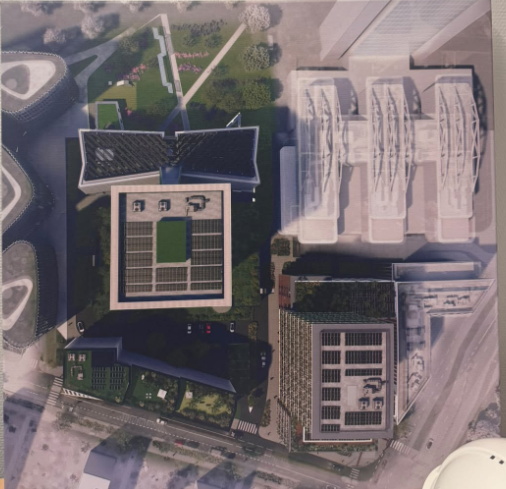
#> input picture 03_existing/renders/site_top_view_photo.png, 506 x 489 px
$ python register_board.py
#> lines starting #> are read from the running program, lines starting #| are printed output that depends on the picture
#!/usr/bin/env python
"""Register the client's top-view board photo onto the survey grid (similarity transform, least squares).

Control points: features visible on the board and on the ČÚZK orthophoto (00_site/survey/grid_ortho.jpg).
Result (8 roof-level points): scale ≈0.403 m/px, rotation ≈8.0°, RMS ≈2.4 m.

Limits: the board is a phone photo of a printed perspective render, so tall roofs lean outward
(roofs read ~1.2–1.3× too large) and the photo adds keystone. Use it for SIZES of the scheme buildings
(after scaling roofs by (H-h)/H, H≈420 m) and as a visual check — not for absolute positions of tall buildings.

Usage: .venv/bin/python tools/register_board.py   → 00_site/survey/board_fit.json + board_overlay.jpg
"""
import json
from pathlib import Path

import numpy as np
from PIL import Image

ROOT = Path(__file__).resolve().parents[1]
BOARD = ROOT / "03_existing/renders/site_top_view_photo.png"
OUT = ROOT / "00_site/survey"
CONTROL = [  # board px, local plan xy (orthophoto / OSM), name
    ((316, 240), (57, 20), "3-wing building, W wing S end"),
    ((386, 240), (84, 26), "3-wing building, M wing S end"),
    ((456, 240), (113, 31), "3-wing building, E wing S end"),
    ((394, 263), (93, 16), "E office NW corner"),
    ((400, 420), (100, -48), "E office S tip"),
    ((28, 80), (-68, 66), "drum N roof garden centre"),
    ((12, 190), (-67, 27), "drum NE roof garden centre"),
    ((25, 290), (-54, -14), "drum SE roof garden centre"),
]


def fit():
    A = np.array([c[0] for c in CONTROL], float)
    A[:, 1] *= -1
    B = np.array([c[1] for c in CONTROL], float)
    ma, mb = A.mean(0), B.mean(0)
    A0, B0 = A - ma, B - mb
    U, S, Vt = np.linalg.svd(B0.T @ A0 / len(A))
    D = np.eye(2)
    if np.linalg.det(U @ Vt) < 0:
        D[1, 1] = -1
    R = U @ D @ Vt
    s = np.trace(np.diag(S) @ D) / ((A0 ** 2).sum() / len(A))
    t = mb - s * R @ ma
    res = np.linalg.norm((s * (R @ A.T)).T + t - B, axis=1)
    return s, R, t, res


def to_local(s, R, t, u, v):
    return s * R @ np.array([u, -v]) + t


if __name__ == "__main__":
    s, R, t, res = fit()
    rot = float(np.degrees(np.arctan2(R[1, 0], R[0, 0])))
    out = {"scale_m_per_px": float(s), "rotation_deg": rot, "R": R.tolist(), "t": t.tolist(),
           "rms_m": float(np.sqrt((res ** 2).mean())),
           "control_points": [{"name": c[2], "px": c[0], "local": c[1], "residual_m": round(float(e), 2)}
                              for c, e in zip(CONTROL, res)]}
    (OUT / "board_fit.json").write_text(json.dumps(out, indent=1))
    print(f"scale {s:.4f} m/px, rotation {rot:.2f}°, RMS {out['rms_m']:.2f} m")
    X0, X1, Y0, Y1, RES = -150.0, 210.0, -160.0, 200.0, 0.5
    W, H = int((X1 - X0) / RES), int((Y1 - Y0) / RES)
    gx, gy = np.meshgrid(X0 + (np.arange(W) + .5) * RES, Y1 - (np.arange(H) + .5) * RES)
    Q = (R.T @ np.stack([gx.ravel() - t[0], gy.ravel() - t[1]])) / s
    u, v = Q[0], -Q[1]
    b = np.asarray(Image.open(BOARD).convert("RGB"))
    ok = (u >= 0) & (u < b.shape[1] - 1) & (v >= 0) & (v < b.shape[0] - 1)
    img = np.zeros((H * W, 4), np.uint8)
    img[ok, :3] = b[v[ok].astype(int), u[ok].astype(int)]
    img[ok, 3] = 140
    o = Image.open(OUT / "ortho_local.png").convert("RGBA").resize((W, H))
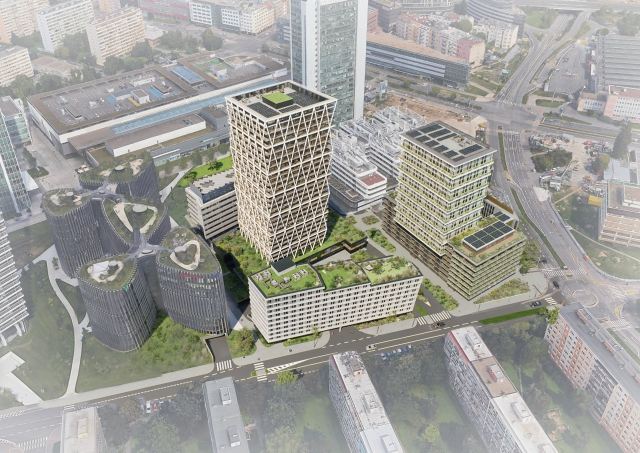
#> input picture 03_existing/renders/01_bird-view_PSG_0001.jpg, 1280 x 905 px, given in place of ortho_local.png, which was not available (shown at 1/2 size)
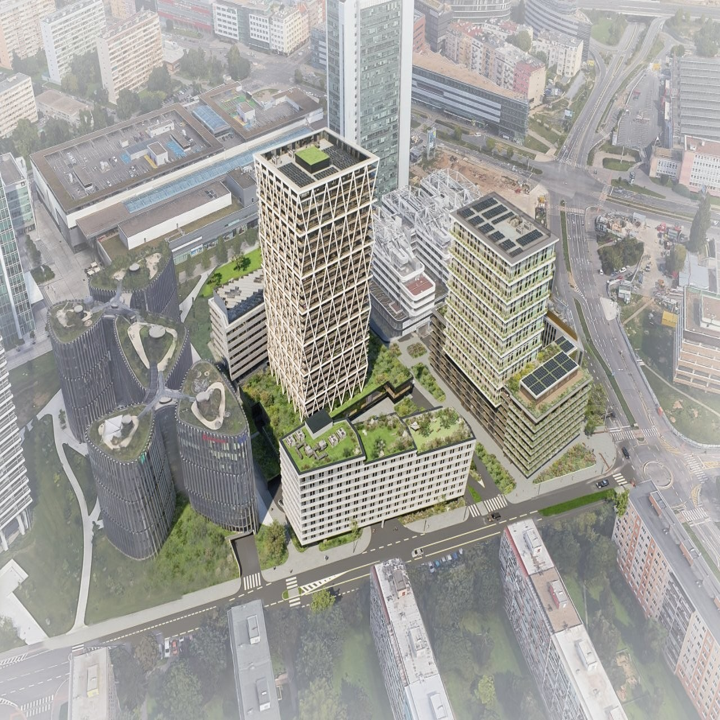
#> o: PIL image 720x720 RGBA; mean R, G, B, A 159, 158.4, 153.6, 255
    Image.alpha_composite(o, Image.fromarray(img.reshape(H, W, 4))).convert("RGB").save(OUT / "board_overlay.jpg", quality=88)
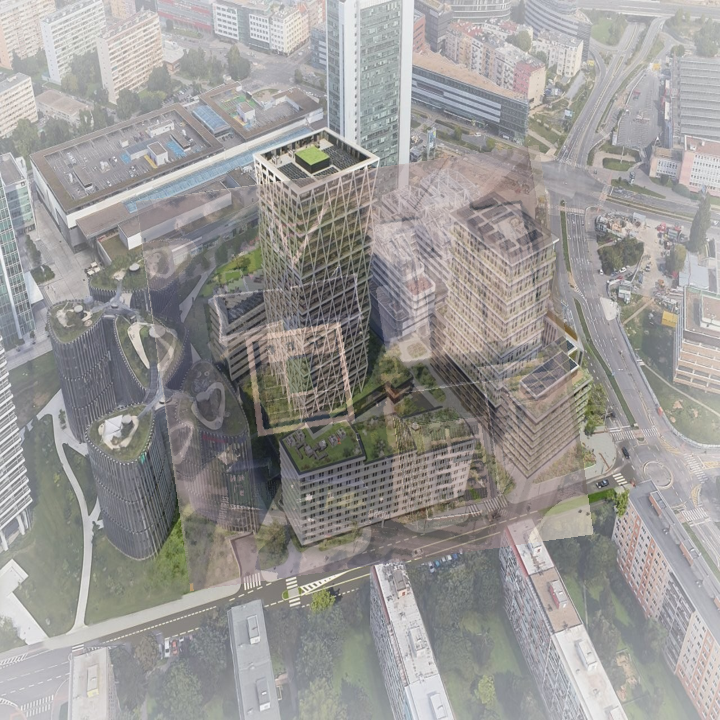
#> saved as board_overlay.jpg: PIL image 720x720 RGB; mean R, G, B 154.1, 152.1, 150.1
